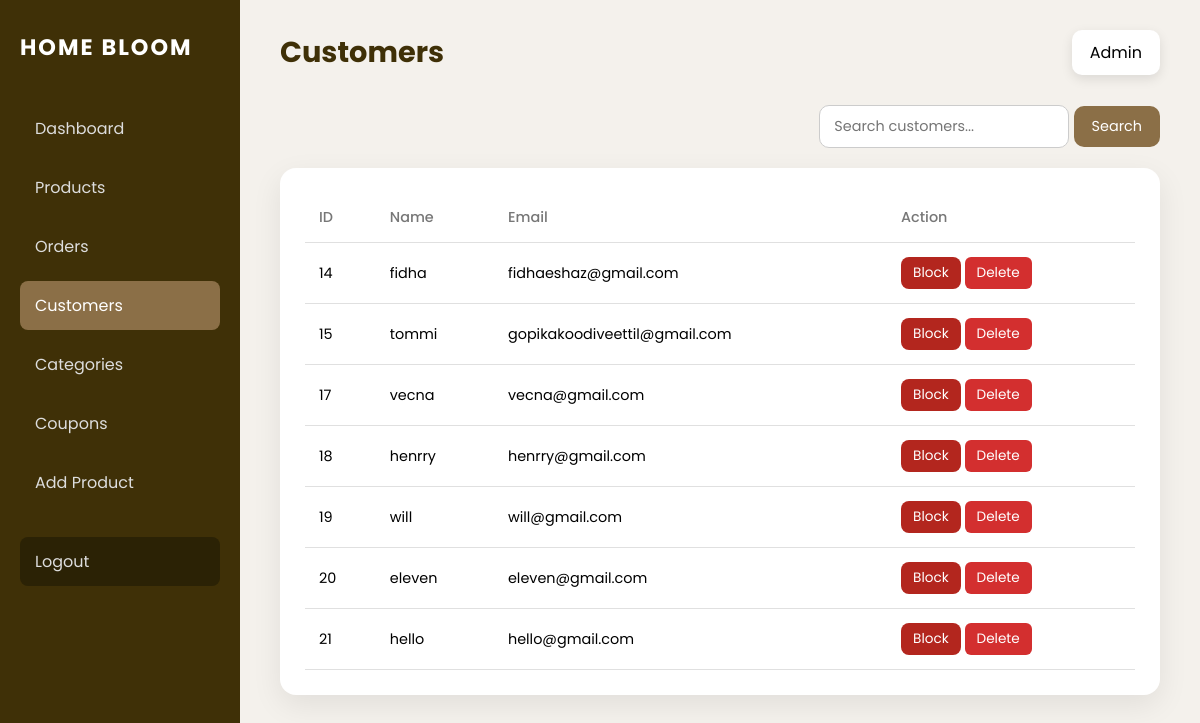
The app's page /admincutomer/ (signed in), older data.
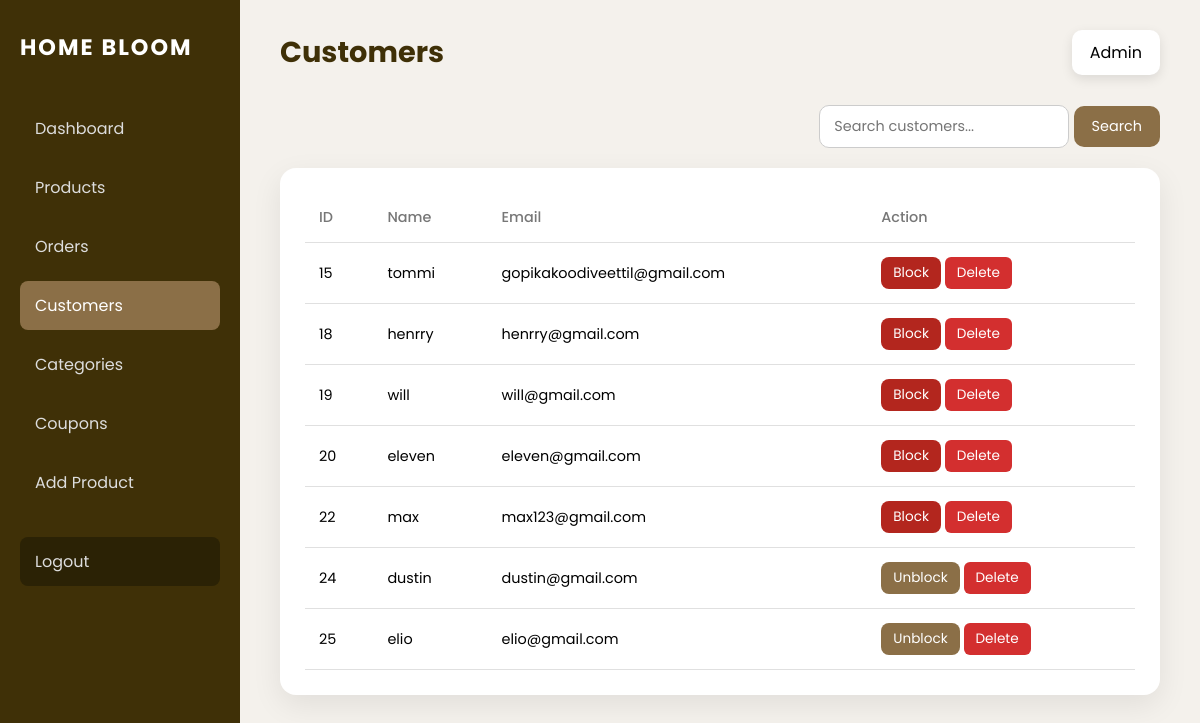
The same page, newer data.
### bloom/models.py (models this page shows, shortened)
class User(AbstractUser):
    email = models.EmailField(unique=True)
    USERNAME_FIELD = "email"
    REQUIRED_FIELDS = ["username"]

### bloom/views.py (the view)
# urls.py: path('admincutomer/',views.admincustomer,name='admincustomer'),
@never_cache
@login_required(login_url="login")
def admincustomer(request):
    if not request.user.is_staff:
        return HttpResponseForbidden("Access denied")
    customers = User.objects.filter(is_staff=False)
    return render(request, "admincustomer.html", {
        "customers": customers
    })

### bloom/templates/admincustomer.html (shortened to what this page needs)
<!DOCTYPE html>
<html lang="en">
<head>
</head>
<body>
<div class="dashboard-wrapper">
    <aside class="sidebar">
        <h2 class="brand">HOME BLOOM</h2>
        <nav>
            <a href="{% url 'admindashboard' %}">Dashboard</a>
            <a href="{%url 'adminproduct'%}">Products</a>
            <a href="{% url 'adminorder' %}">Orders</a>
             <a href="{%url 'admincustomer'%}"class="active">Customers</a>
            <a href="{%url 'admincategory'%}">Categories</a>
            <a href="{%url 'admincoupon'%}">Coupons</a>
            <a href="{%url 'addproduct'%}">Add Product</a>
            <a href="/" class="logout">Logout</a>
        </nav>
    </aside>
    <main class="main-content">
        <div class="top-bar">
            <h1>Customers</h1>
            <div class="admin-info">Admin</div>
        </div>
        <div class="search-wrapper">
            <form method="get" action="{% url 'admincustomer' %}">
                <input type="text" name="q" placeholder="Search customers..." class="search-input">
                <button type="submit" class="search-btn">Search</button>
            </form>
        </div>
        <div class="table-wrapper">
            <table>
                <thead>
                    <tr>
                        <th>ID</th>
                        <th>Name</th>
                        <th>Email</th>
                        <th>Action</th>
                    </tr>
                </thead>
                <tbody>
    {% for user in customers %}
    <tr>
        <td>{{ user.id }}</td>
        <td>{{ user.username }}</td>
        <td>{{ user.email }}</td>
        <td>
    <form action="{% url 'toggle_customer_block' user.id %}" method="post" style="display:inline;">
    <button type="submit"
        style="
            padding:6px 12px;
            border-radius:8px;
            border:none;
            cursor:pointer;
            font-size:0.85rem;
            background:{% if user.is_active %}#b3261e{% else %}#8B6F47{% endif %};
            color:#fff;
        ">
        {% if user.is_active %}
            Block
        {% else %}
            Unblock
        {% endif %}
    </button>
</form>
  <form action="{% url 'delete_customer' user.id %}" method="post" style="display:inline;">
    <button type="submit" class="delete-btn">Delete</button>
</form>
</td>
    </tr>
    {% empty %}
    <tr>
        <td colspan="4">No customers found</td>
    </tr>
    {% endfor %}
</tbody>
            </table>
        </div>
    </main>
</div>
</body>
</html>

### bloom/templates/admincustomer.html (style rules this page uses)
* { margin:0; padding:0; box-sizing:border-box; font-family:'Poppins', sans-serif; }
body { background:#f4f1ec; }
.dashboard-wrapper { display:flex; min-height:100vh; }
.sidebar { width:240px; background:#3f3007; color:#fff; padding:30px 20px; }
.brand { font-size:1.4rem; letter-spacing:2px; margin-bottom:40px; }
.sidebar nav a { display:block; color:#ddd; text-decoration:none; padding:12px 15px; border-radius:8px; margin-bottom:10px; }
.sidebar nav a:hover, .sidebar nav a.active { background:#8B6F47; color:#fff; }
.logout { margin-top:30px; background:#2b2205; }
.main-content { flex:1; padding:30px 40px; }
.top-bar { display:flex; justify-content:space-between; align-items:center; margin-bottom:30px; }
.top-bar h1 { font-size:1.8rem; color:#3f3007; }
.admin-info { background:#fff; padding:10px 18px; border-radius:10px; box-shadow:0 4px 12px rgba(0,0,0,.1); }
.search-wrapper { margin-bottom:20px; display:flex; justify-content:flex-end; gap:10px; }
.search-input { padding:10px 14px; border-radius:10px; border:1px solid #ccc; font-size:0.9rem; width:250px; }
.search-btn { padding:10px 18px; border-radius:10px; border:none; background:#8B6F47; color:#fff; font-size:0.9rem; cursor:pointer; }
.table-wrapper { background:#fff; border-radius:16px; padding:25px; box-shadow:0 10px 30px rgba(0,0,0,.08); overflow-x:auto; }
table { width:100%; border-collapse:collapse; min-width:800px; }
th,td { padding:14px; text-align:left; border-bottom:1px solid #e0e0e0; font-size:0.9rem; }
th { color:#777; font-weight:500; }
.delete-btn { background-color: #d32f2f; color: #fff; border: none; padding: 6px 12px; border-radius: 6px; cursor: pointer; font-size: 0.85rem; transition: background 0.3s; }

Row changes from the older to the newer data that the page shows:
removed User: id "14", username "fidha", email "fidhaeshaz@gmail.com", is_active "Block"
removed User: id "17", username "vecna", email "vecna@gmail.com", is_active "Block"
removed User: id "21", username "hello", email "hello@gmail.com", is_active "Block"
added User: id "22", username "max", email "max123@gmail.com", is_active "Block"
added User: id "24", username "dustin", email "dustin@gmail.com", is_active "Unblock"
added User: id "25", username "elio", email "elio@gmail.com", is_active "Unblock"
